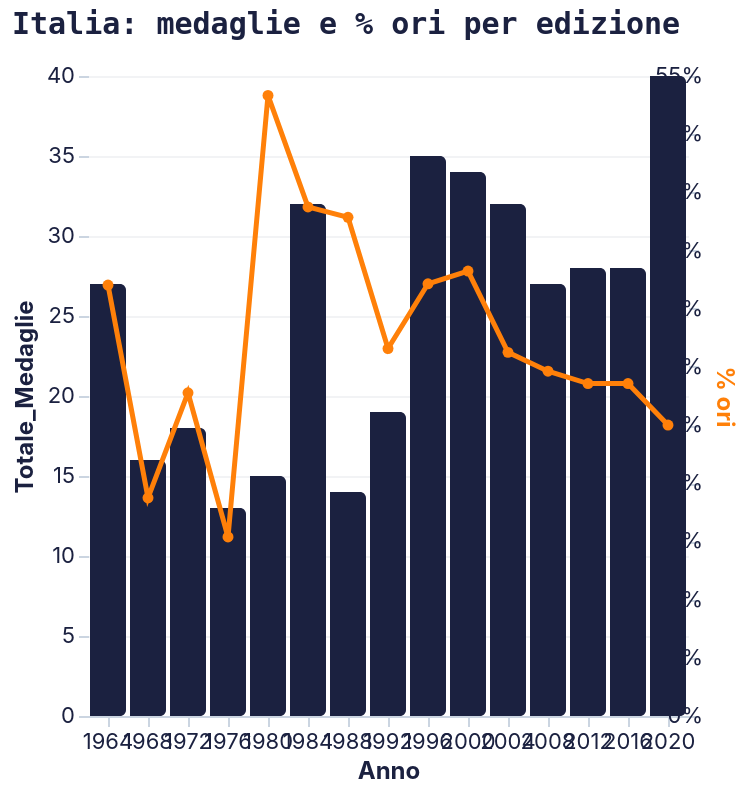

Here is the Vega-Lite specification saved for this chart:
### Vega-Lite specification from a JSON file in a GitHub repository (floating-point values rounded to 4 significant figures)
{"config": {"background": null, "view": {"stroke": null}, "title": {"font": "Space Mono, monospace", "fontSize": 15, "fontWeight": "bold", "color": "#1b2140", "anchor": "start", "offset": 12}, "axis": {"labelFont": "Inter, sans-serif", "titleFont": "Inter, sans-serif", "labelFontSize": 11, "titleFontSize": 12, "titleFontWeight": "bold", "labelColor": "#1b2140", "titleColor": "#1b2140", "gridColor": "#E5E7EB", "gridOpacity": 0.5, "domainColor": "#CBD5E1", "tickColor": "#CBD5E1", "labelAngle": 0}, "axisY": {"grid": true, "domain": false}, "axisX": {"grid": false}, "legend": {"labelFont": "Inter, sans-serif", "titleFont": "Inter, sans-serif", "labelFontSize": 11, "titleFontSize": 12, "titleFontWeight": "bold", "labelColor": "#1b2140", "titleColor": "#1b2140", "orient": "top", "direction": "horizontal", "symbolType": "circle"}, "range": {"category": ["#1b2140", "#ff8009", "#9a0641", "#ffe34a", "#e7b6af", "#64748B"], "ordinal": {"scheme": "blues"}, "heatmap": {"scheme": "blues"}, "ramp": {"scheme": "blues"}}, "bar": {"color": "#1b2140", "cornerRadiusTopRight": 3, "cornerRadiusBottomRight": 3}, "line": {"color": "#1b2140", "strokeWidth": 2.5}, "point": {"color": "#1b2140", "filled": true}, "circle": {"color": "#1b2140"}, "text": {"font": "Inter, sans-serif", "fontSize": 11, "color": "#1b2140"}, "arc": {"fill": "#1b2140"}, "area": {"fill": "#1b2140", "opacity": 0.5}}, "layer": [{"data": {"name": "data-3f689396f278b32cab7f5d253b9361b8"}, "mark": {"type": "bar"}, "encoding": {"color": {"value": "#1b2140"}, "tooltip": [{"field": "Anno", "type": "ordinal"}, {"field": "Totale_Medaglie", "type": "quantitative"}, {"field": "Medaglie_Oro", "type": "quantitative"}], "x": {"field": "Anno", "type": "ordinal"}, "y": {"field": "Totale_Medaglie", "type": "quantitative"}}}, {"data": {"name": "data-3f689396f278b32cab7f5d253b9361b8"}, "mark": {"type": "line", "point": true}, "encoding": {"color": {"value": "#ff8009"}, "tooltip": [{"field": "Anno", "type": "ordinal"}, {"field": "gs", "format": ".1%", "type": "quantitative"}], "x": {"field": "Anno", "type": "ordinal"}, "y": {"axis": {"format": "%", "titleColor": "#ff8009"}, "field": "gs", "title": "% ori", "type": "quantitative"}}}], "height": 320, "resolve": {"scale": {"y": "independent"}}, "title": "Italia: medaglie e % ori per edizione", "width": "container", "$schema": "https://vega.github.io/schema/vega-lite/v6.4.1.json", "datasets": {"data-3f689396f278b32cab7f5d253b9361b8": [{"Edizione_Olimpiadi": "1964 Summer Olympics", "ID_Edizione": 16.0, "Anno": 1964, "Nazione": "Italy", "Codice_NOC": "ITA", "Medaglie_Oro": 10.0, "Medaglie_Argento": 10.0, "Medaglie_Bronzo": 7.0, "Totale_Medaglie": 27.0, "Paese_Ospitante": "JPN", "Citta_Ospitante": "Tokyo", "Precipitazioni_Medie_mm": 832.0, "Superficie_Totale_km2": 301300.0, "Investimenti_Diretti_Esteri_perc_PIL": null, "Densita_Popolazione": 173.0, "Inflazione_Prezzi_Consumo": 4.137, "Spesa_Militare_Valuta_Locale": 383800000.0, "Spesa_Militare_perc_PIL": 2.669, "Spesa_Pubblica_Consumi_USD": null, "Spesa_Nazionale_Lorda_Valuta_Locale": null, "Interscambio_Commerciale_perc_PIL": null, "Valore_Aggiunto_Industria_perc_PIL": null, "Valore_Aggiunto_Servizi_Valuta_Locale": null, "Valore_Aggiunto_Servizi_perc_PIL": null, "Inflazione_Deflatore_PIL": 5.678, "PIL_Assoluto_USD": 50280000000.0, "PIL_Valuta_Locale": 16220000000.0, "Crescita_PIL_perc_annua": 6.674, "PIL_Pro_Capite_USD": 990.4, "RNL_Valuta_Locale": 16330000000.0, "RNL_Pro_Capite_USD": 1060.0, "Iscrizioni_Scuola_Primaria_perc": null, "Tasso_Mortalita_Neonatale": 23.33, "Tasso_Mortalita_Infantile": 41.7, "Aspettativa_di_Vita": 69.32, "Popolazione_Eta_Lavorativa_perc": 65.48, "Crescita_Demografica_perc": 0.6915, "Popolazione_Totale": 50720000.0, "Popolazione_Urbana": 30470000.0, "Tasso_Urbanizzazione_perc": 60.07, "log_pil_totale": 24.64, "log_pop": 17.74, "log_pil_pc": 6.899, "medals_per_mil": 0.5324, "host": 0, "prev_medaglie": null, "gs": 0.3704}, {"Edizione_Olimpiadi": "1968 Summer Olympics", "ID_Edizione": 17.0, "Anno": 1968, "Nazione": "Italy", "Codice_NOC": "ITA", "Medaglie_Oro": 3.0, "Medaglie_Argento": 4.0, "Medaglie_Bronzo": 9.0, "Totale_Medaglie": 16.0, "Paese_Ospitante": "MEX", "Citta_Ospitante": "Ciudad de México", "Precipitazioni_Medie_mm": 832.0, "Superficie_Totale_km2": 301300.0, "Investimenti_Diretti_Esteri_perc_PIL": null, "Densita_Popolazione": 177.8, "Inflazione_Prezzi_Consumo": 4.128, "Spesa_Militare_Valuta_Locale": 576200000.0, "Spesa_Militare_perc_PIL": 2.808, "Spesa_Pubblica_Consumi_USD": null, "Spesa_Nazionale_Lorda_Valuta_Locale": null, "Interscambio_Commerciale_perc_PIL": null, "Valore_Aggiunto_Industria_perc_PIL": null, "Valore_Aggiunto_Servizi_Valuta_Locale": null, "Valore_Aggiunto_Servizi_perc_PIL": null, "Inflazione_Deflatore_PIL": 3.924, "PIL_Assoluto_USD": 74370000000.0, "PIL_Valuta_Locale": 24000000000.0, "Crescita_PIL_perc_annua": 4.807, "PIL_Pro_Capite_USD": 1421.0, "RNL_Valuta_Locale": 24200000000.0, "RNL_Pro_Capite_USD": 1410.0, "Iscrizioni_Scuola_Primaria_perc": null, "Tasso_Mortalita_Neonatale": 22.45, "Tasso_Mortalita_Infantile": 35.17, "Aspettativa_di_Vita": 70.59, "Popolazione_Eta_Lavorativa_perc": 65.27, "Crescita_Demografica_perc": 0.7915, "Popolazione_Totale": 52300000.0, "Popolazione_Urbana": 32560000.0, "Tasso_Urbanizzazione_perc": 62.24, "log_pil_totale": 25.03, "log_pop": 17.77, "log_pil_pc": 7.26, "medals_per_mil": 0.3059, "host": 0, "prev_medaglie": 27.0, "gs": 0.1875}, {"Edizione_Olimpiadi": "1972 Summer Olympics", "ID_Edizione": 18.0, "Anno": 1972, "Nazione": "Italy", "Codice_NOC": "ITA", "Medaglie_Oro": 5.0, "Medaglie_Argento": 3.0, "Medaglie_Bronzo": 10.0, "Totale_Medaglie": 18.0, "Paese_Ospitante": "FRG", "Citta_Ospitante": "München", "Precipitazioni_Medie_mm": 832.0, "Superficie_Totale_km2": 301300.0, "Investimenti_Diretti_Esteri_perc_PIL": 0.4943, "Densita_Popolazione": 182.5, "Inflazione_Prezzi_Consumo": 3.424, "Spesa_Militare_Valuta_Locale": 713400000.0, "Spesa_Militare_perc_PIL": 2.342, "Spesa_Pubblica_Consumi_USD": 18770000000.0, "Spesa_Nazionale_Lorda_Valuta_Locale": 38280000000.0, "Interscambio_Commerciale_perc_PIL": 30.18, "Valore_Aggiunto_Industria_perc_PIL": null, "Valore_Aggiunto_Servizi_Valuta_Locale": null, "Valore_Aggiunto_Servizi_perc_PIL": null, "Inflazione_Deflatore_PIL": 4.957, "PIL_Assoluto_USD": 107800000000.0, "PIL_Valuta_Locale": 34710000000.0, "Crescita_PIL_perc_annua": 4.943, "PIL_Pro_Capite_USD": 2007.0, "RNL_Valuta_Locale": 35020000000.0, "RNL_Pro_Capite_USD": 2030.0, "Iscrizioni_Scuola_Primaria_perc": null, "Tasso_Mortalita_Neonatale": 20.62, "Tasso_Mortalita_Infantile": 30.2, "Aspettativa_di_Vita": 71.24, "Popolazione_Eta_Lavorativa_perc": 64.38, "Crescita_Demografica_perc": 0.5483, "Popolazione_Totale": 53670000.0, "Popolazione_Urbana": 34470000.0, "Tasso_Urbanizzazione_perc": 64.22, "log_pil_totale": 25.4, "log_pop": 17.8, "log_pil_pc": 7.605, "medals_per_mil": 0.3354, "host": 0, "prev_medaglie": 16.0, "gs": 0.2778}, {"Edizione_Olimpiadi": "1976 Summer Olympics", "ID_Edizione": 19.0, "Anno": 1976, "Nazione": "Italy", "Codice_NOC": "ITA", "Medaglie_Oro": 2.0, "Medaglie_Argento": 7.0, "Medaglie_Bronzo": 4.0, "Totale_Medaglie": 13.0, "Paese_Ospitante": "CAN", "Citta_Ospitante": "Montréal", "Precipitazioni_Medie_mm": 832.0, "Superficie_Totale_km2": 301300.0, "Investimenti_Diretti_Esteri_perc_PIL": 0.3563, "Densita_Popolazione": 186.7, "Inflazione_Prezzi_Consumo": 13.16, "Spesa_Militare_Valuta_Locale": 1204000000.0, "Spesa_Militare_perc_PIL": 2.158, "Spesa_Pubblica_Consumi_USD": 30180000000.0, "Spesa_Nazionale_Lorda_Valuta_Locale": 61250000000.0, "Interscambio_Commerciale_perc_PIL": 35.94, "Valore_Aggiunto_Industria_perc_PIL": null, "Valore_Aggiunto_Servizi_Valuta_Locale": null, "Valore_Aggiunto_Servizi_perc_PIL": null, "Inflazione_Deflatore_PIL": 13.9, "PIL_Assoluto_USD": 187400000000.0, "PIL_Valuta_Locale": 60240000000.0, "Crescita_PIL_perc_annua": 3.557, "PIL_Pro_Capite_USD": 3409.0, "RNL_Valuta_Locale": 60490000000.0, "RNL_Pro_Capite_USD": 3538.0, "Iscrizioni_Scuola_Primaria_perc": null, "Tasso_Mortalita_Neonatale": 17.8, "Tasso_Mortalita_Infantile": 23.45, "Aspettativa_di_Vita": 72.37, "Popolazione_Eta_Lavorativa_perc": 63.68, "Crescita_Demografica_perc": 0.6244, "Popolazione_Totale": 54920000.0, "Popolazione_Urbana": 35980000.0, "Tasso_Urbanizzazione_perc": 65.52, "log_pil_totale": 25.96, "log_pop": 17.82, "log_pil_pc": 8.134, "medals_per_mil": 0.2367, "host": 0, "prev_medaglie": 18.0, "gs": 0.1538}, {"Edizione_Olimpiadi": "1980 Summer Olympics", "ID_Edizione": 20.0, "Anno": 1980, "Nazione": "Italy", "Codice_NOC": "ITA", "Medaglie_Oro": 8.0, "Medaglie_Argento": 3.0, "Medaglie_Bronzo": 4.0, "Totale_Medaglie": 15.0, "Paese_Ospitante": "URS", "Citta_Ospitante": "Moskva", "Precipitazioni_Medie_mm": 832.0, "Superficie_Totale_km2": 301300.0, "Investimenti_Diretti_Esteri_perc_PIL": 0.1856, "Densita_Popolazione": 190.5, "Inflazione_Prezzi_Consumo": 15.16, "Spesa_Militare_Valuta_Locale": 2280000000.0, "Spesa_Militare_perc_PIL": 1.868, "Spesa_Pubblica_Consumi_USD": 47640000000.0, "Spesa_Nazionale_Lorda_Valuta_Locale": 129700000000.0, "Interscambio_Commerciale_perc_PIL": 41.9, "Valore_Aggiunto_Industria_perc_PIL": null, "Valore_Aggiunto_Servizi_Valuta_Locale": null, "Valore_Aggiunto_Servizi_perc_PIL": null, "Inflazione_Deflatore_PIL": 16.33, "PIL_Assoluto_USD": 298400000000.0, "PIL_Valuta_Locale": 130600000000.0, "Crescita_PIL_perc_annua": 4.721, "PIL_Pro_Capite_USD": 5322.0, "RNL_Valuta_Locale": 131000000000.0, "RNL_Pro_Capite_USD": 5325.0, "Iscrizioni_Scuola_Primaria_perc": null, "Tasso_Mortalita_Neonatale": 13.5, "Tasso_Mortalita_Infantile": 16.82, "Aspettativa_di_Vita": 73.51, "Popolazione_Eta_Lavorativa_perc": 63.78, "Crescita_Demografica_perc": 0.3923, "Popolazione_Totale": 56040000.0, "Popolazione_Urbana": 37250000.0, "Tasso_Urbanizzazione_perc": 66.48, "log_pil_totale": 26.42, "log_pop": 17.84, "log_pil_pc": 8.58, "medals_per_mil": 0.2677, "host": 0, "prev_medaglie": 13.0, "gs": 0.5333}, {"Edizione_Olimpiadi": "1984 Summer Olympics", "ID_Edizione": 21.0, "Anno": 1984, "Nazione": "Italy", "Codice_NOC": "ITA", "Medaglie_Oro": 14.0, "Medaglie_Argento": 6.0, "Medaglie_Bronzo": 12.0, "Totale_Medaglie": 32.0, "Paese_Ospitante": "USA", "Citta_Ospitante": "Los Angeles", "Precipitazioni_Medie_mm": 832.0, "Superficie_Totale_km2": 301300.0, "Investimenti_Diretti_Esteri_perc_PIL": 0.1985, "Densita_Popolazione": 192.1, "Inflazione_Prezzi_Consumo": 17.54, "Spesa_Militare_Valuta_Locale": 5017000000.0, "Spesa_Militare_perc_PIL": 1.902, "Spesa_Pubblica_Consumi_USD": 78460000000.0, "Spesa_Nazionale_Lorda_Valuta_Locale": 282200000000.0, "Interscambio_Commerciale_perc_PIL": 42.89, "Valore_Aggiunto_Industria_perc_PIL": null, "Valore_Aggiunto_Servizi_Valuta_Locale": null, "Valore_Aggiunto_Servizi_perc_PIL": null, "Inflazione_Deflatore_PIL": 18.06, "PIL_Assoluto_USD": 445600000000.0, "PIL_Valuta_Locale": 278100000000.0, "Crescita_PIL_perc_annua": 1.464, "PIL_Pro_Capite_USD": 7885.0, "RNL_Valuta_Locale": 278100000000.0, "RNL_Pro_Capite_USD": 8268.0, "Iscrizioni_Scuola_Primaria_perc": null, "Tasso_Mortalita_Neonatale": 10.25, "Tasso_Mortalita_Infantile": 13.03, "Aspettativa_di_Vita": 74.44, "Popolazione_Eta_Lavorativa_perc": 65.45, "Crescita_Demografica_perc": 0.1091, "Popolazione_Totale": 56510000.0, "Popolazione_Urbana": 37800000.0, "Tasso_Urbanizzazione_perc": 66.88, "log_pil_totale": 26.82, "log_pop": 17.85, "log_pil_pc": 8.973, "medals_per_mil": 0.5663, "host": 0, "prev_medaglie": 15.0, "gs": 0.4375}, {"Edizione_Olimpiadi": "1988 Summer Olympics", "ID_Edizione": 22.0, "Anno": 1988, "Nazione": "Italy", "Codice_NOC": "ITA", "Medaglie_Oro": 6.0, "Medaglie_Argento": 4.0, "Medaglie_Bronzo": 4.0, "Totale_Medaglie": 14.0, "Paese_Ospitante": "KOR", "Citta_Ospitante": "Seoul", "Precipitazioni_Medie_mm": 832.0, "Superficie_Totale_km2": 301300.0, "Investimenti_Diretti_Esteri_perc_PIL": 0.2573, "Densita_Popolazione": 192.4, "Inflazione_Prezzi_Consumo": 7.643, "Spesa_Militare_Valuta_Locale": 8835000000.0, "Spesa_Militare_perc_PIL": 1.996, "Spesa_Pubblica_Consumi_USD": 107000000000.0, "Spesa_Nazionale_Lorda_Valuta_Locale": 469800000000.0, "Interscambio_Commerciale_perc_PIL": 39.11, "Valore_Aggiunto_Industria_perc_PIL": null, "Valore_Aggiunto_Servizi_Valuta_Locale": null, "Valore_Aggiunto_Servizi_perc_PIL": null, "Inflazione_Deflatore_PIL": 8.359, "PIL_Assoluto_USD": 585400000000.0, "PIL_Valuta_Locale": 470000000000.0, "Crescita_PIL_perc_annua": 3.019, "PIL_Pro_Capite_USD": 10340.0, "RNL_Valuta_Locale": 468600000000.0, "RNL_Pro_Capite_USD": 9355.0, "Iscrizioni_Scuola_Primaria_perc": null, "Tasso_Mortalita_Neonatale": 8.125, "Tasso_Mortalita_Infantile": 10.28, "Aspettativa_di_Vita": 75.71, "Popolazione_Eta_Lavorativa_perc": 67.61, "Crescita_Demografica_perc": 0.01673, "Popolazione_Totale": 56590000.0, "Popolazione_Urbana": 37820000.0, "Tasso_Urbanizzazione_perc": 66.82, "log_pil_totale": 27.1, "log_pop": 17.85, "log_pil_pc": 9.244, "medals_per_mil": 0.2474, "host": 0, "prev_medaglie": 32.0, "gs": 0.4286}, {"Edizione_Olimpiadi": "1992 Summer Olympics", "ID_Edizione": 23.0, "Anno": 1992, "Nazione": "Italy", "Codice_NOC": "ITA", "Medaglie_Oro": 6.0, "Medaglie_Argento": 5.0, "Medaglie_Bronzo": 8.0, "Totale_Medaglie": 19.0, "Paese_Ospitante": "ESP", "Citta_Ospitante": "Barcelona", "Precipitazioni_Medie_mm": 832.0, "Superficie_Totale_km2": 301300.0, "Investimenti_Diretti_Esteri_perc_PIL": 0.4329, "Densita_Popolazione": 192.8, "Inflazione_Prezzi_Consumo": 6.006, "Spesa_Militare_Valuta_Locale": 12720000000.0, "Spesa_Militare_perc_PIL": 1.96, "Spesa_Pubblica_Consumi_USD": 205700000000.0, "Spesa_Nazionale_Lorda_Valuta_Locale": 699100000000.0, "Interscambio_Commerciale_perc_PIL": 35.51, "Valore_Aggiunto_Industria_perc_PIL": 27.47, "Valore_Aggiunto_Servizi_Valuta_Locale": 463300000000.0, "Valore_Aggiunto_Servizi_perc_PIL": 60.44, "Inflazione_Deflatore_PIL": 7.336, "PIL_Assoluto_USD": 1064000000000.0, "PIL_Valuta_Locale": 698300000000.0, "Crescita_PIL_perc_annua": 2.777, "PIL_Pro_Capite_USD": 18770.0, "RNL_Valuta_Locale": 692000000000.0, "RNL_Pro_Capite_USD": 18110.0, "Iscrizioni_Scuola_Primaria_perc": null, "Tasso_Mortalita_Neonatale": 6.6, "Tasso_Mortalita_Infantile": 8.55, "Aspettativa_di_Vita": 76.8, "Popolazione_Eta_Lavorativa_perc": 68.52, "Crescita_Demografica_perc": 0.06907, "Popolazione_Totale": 56690000.0, "Popolazione_Urbana": 37830000.0, "Tasso_Urbanizzazione_perc": 66.72, "log_pil_totale": 27.69, "log_pop": 17.85, "log_pil_pc": 9.84, "medals_per_mil": 0.3351, "host": 0, "prev_medaglie": 14.0, "gs": 0.3158}, {"Edizione_Olimpiadi": "1996 Summer Olympics", "ID_Edizione": 24.0, "Anno": 1996, "Nazione": "Italy", "Codice_NOC": "ITA", "Medaglie_Oro": 13.0, "Medaglie_Argento": 10.0, "Medaglie_Bronzo": 12.0, "Totale_Medaglie": 35.0, "Paese_Ospitante": "USA", "Citta_Ospitante": "Atlanta", "Precipitazioni_Medie_mm": 832.0, "Superficie_Totale_km2": 301300.0, "Investimenti_Diretti_Esteri_perc_PIL": 0.2995, "Densita_Popolazione": 193.2, "Inflazione_Prezzi_Consumo": 4.796, "Spesa_Militare_Valuta_Locale": 14610000000.0, "Spesa_Militare_perc_PIL": 1.678, "Spesa_Pubblica_Consumi_USD": 218600000000.0, "Spesa_Nazionale_Lorda_Valuta_Locale": 881600000000.0, "Interscambio_Commerciale_perc_PIL": 39.61, "Valore_Aggiunto_Industria_perc_PIL": 26.31, "Valore_Aggiunto_Servizi_Valuta_Locale": 555200000000.0, "Valore_Aggiunto_Servizi_perc_PIL": 61.38, "Inflazione_Deflatore_PIL": 4.18, "PIL_Assoluto_USD": 1167000000000.0, "PIL_Valuta_Locale": 904400000000.0, "Crescita_PIL_perc_annua": 1.255, "PIL_Pro_Capite_USD": 20540.0, "RNL_Valuta_Locale": 891400000000.0, "RNL_Pro_Capite_USD": 21570.0, "Iscrizioni_Scuola_Primaria_perc": null, "Tasso_Mortalita_Neonatale": 5.175, "Tasso_Mortalita_Infantile": 7.05, "Aspettativa_di_Vita": 77.81, "Popolazione_Eta_Lavorativa_perc": 68.73, "Crescita_Demografica_perc": 0.03776, "Popolazione_Totale": 56830000.0, "Popolazione_Urbana": 37940000.0, "Tasso_Urbanizzazione_perc": 66.75, "log_pil_totale": 27.79, "log_pop": 17.86, "log_pil_pc": 9.93, "medals_per_mil": 0.6159, "host": 0, "prev_medaglie": 19.0, "gs": 0.3714}, {"Edizione_Olimpiadi": "2000 Summer Olympics", "ID_Edizione": 25.0, "Anno": 2000, "Nazione": "Italy", "Codice_NOC": "ITA", "Medaglie_Oro": 13.0, "Medaglie_Argento": 8.0, "Medaglie_Bronzo": 13.0, "Totale_Medaglie": 34.0, "Paese_Ospitante": "AUS", "Citta_Ospitante": "Sydney", "Precipitazioni_Medie_mm": 832.0, "Superficie_Totale_km2": 301300.0, "Investimenti_Diretti_Esteri_perc_PIL": 0.3317, "Densita_Popolazione": 193.4, "Inflazione_Prezzi_Consumo": 2.417, "Spesa_Militare_Valuta_Locale": 18170000000.0, "Spesa_Militare_perc_PIL": 1.628, "Spesa_Pubblica_Consumi_USD": 223300000000.0, "Spesa_Nazionale_Lorda_Valuta_Locale": 1080000000000.0, "Interscambio_Commerciale_perc_PIL": 44.2, "Valore_Aggiunto_Industria_perc_PIL": 25.2, "Valore_Aggiunto_Servizi_Valuta_Locale": 691400000000.0, "Valore_Aggiunto_Servizi_perc_PIL": 61.98, "Inflazione_Deflatore_PIL": 2.691, "PIL_Assoluto_USD": 1272000000000.0, "PIL_Valuta_Locale": 1115000000000.0, "Crescita_PIL_perc_annua": 1.688, "PIL_Pro_Capite_USD": 22360.0, "RNL_Valuta_Locale": 1109000000000.0, "RNL_Pro_Capite_USD": 22140.0, "Iscrizioni_Scuola_Primaria_perc": null, "Tasso_Mortalita_Neonatale": 4.075, "Tasso_Mortalita_Infantile": 5.475, "Aspettativa_di_Vita": 78.94, "Popolazione_Eta_Lavorativa_perc": 68.12, "Crescita_Demografica_perc": 0.03165, "Popolazione_Totale": 56890000.0, "Popolazione_Urbana": 38110000.0, "Tasso_Urbanizzazione_perc": 66.99, "log_pil_totale": 27.87, "log_pop": 17.86, "log_pil_pc": 10.01, "medals_per_mil": 0.5976, "host": 0, "prev_medaglie": 35.0, "gs": 0.3824}, {"Edizione_Olimpiadi": "2004 Summer Olympics", "ID_Edizione": 26.0, "Anno": 2004, "Nazione": "Italy", "Codice_NOC": "ITA", "Medaglie_Oro": 10.0, "Medaglie_Argento": 11.0, "Medaglie_Bronzo": 11.0, "Totale_Medaglie": 32.0, "Paese_Ospitante": "GRE", "Citta_Ospitante": "Athina", "Precipitazioni_Medie_mm": 832.0, "Superficie_Totale_km2": 302100.0, "Investimenti_Diretti_Esteri_perc_PIL": 1.249, "Densita_Popolazione": 193.1, "Inflazione_Prezzi_Consumo": 2.615, "Spesa_Militare_Valuta_Locale": 22530000000.0, "Spesa_Militare_perc_PIL": 1.698, "Spesa_Pubblica_Consumi_USD": 238600000000.0, "Spesa_Nazionale_Lorda_Valuta_Locale": 1316000000000.0, "Interscambio_Commerciale_perc_PIL": 48.5, "Valore_Aggiunto_Industria_perc_PIL": 23.7, "Valore_Aggiunto_Servizi_Valuta_Locale": 847900000000.0, "Valore_Aggiunto_Servizi_perc_PIL": 63.87, "Inflazione_Deflatore_PIL": 2.823, "PIL_Assoluto_USD": 1297000000000.0, "PIL_Valuta_Locale": 1327000000000.0, "Crescita_PIL_perc_annua": 1.556, "PIL_Pro_Capite_USD": 22700.0, "RNL_Valuta_Locale": 1322000000000.0, "RNL_Pro_Capite_USD": 21880.0, "Iscrizioni_Scuola_Primaria_perc": 102.7, "Tasso_Mortalita_Neonatale": 3.2, "Tasso_Mortalita_Infantile": 4.4, "Aspettativa_di_Vita": 80.03, "Popolazione_Eta_Lavorativa_perc": 67.11, "Crescita_Demografica_perc": 0.2112, "Popolazione_Totale": 57100000.0, "Popolazione_Urbana": 38440000.0, "Tasso_Urbanizzazione_perc": 67.31, "log_pil_totale": 27.89, "log_pop": 17.86, "log_pil_pc": 10.03, "medals_per_mil": 0.5604, "host": 0, "prev_medaglie": 34.0, "gs": 0.3125}, {"Edizione_Olimpiadi": "2008 Summer Olympics", "ID_Edizione": 53.0, "Anno": 2008, "Nazione": "Italy", "Codice_NOC": "ITA", "Medaglie_Oro": 8.0, "Medaglie_Argento": 9.0, "Medaglie_Bronzo": 10.0, "Totale_Medaglie": 27.0, "Paese_Ospitante": "CHN", "Citta_Ospitante": "Beijing", "Precipitazioni_Medie_mm": 832.0, "Superficie_Totale_km2": 302100.0, "Investimenti_Diretti_Esteri_perc_PIL": 2.24, "Densita_Popolazione": 197.1, "Inflazione_Prezzi_Consumo": 2.028, "Spesa_Militare_Valuta_Locale": 23820000000.0, "Spesa_Militare_perc_PIL": 1.556, "Spesa_Pubblica_Consumi_USD": 377900000000.0, "Spesa_Nazionale_Lorda_Valuta_Locale": 1537000000000.0, "Interscambio_Commerciale_perc_PIL": 51.04, "Valore_Aggiunto_Industria_perc_PIL": 23.09, "Valore_Aggiunto_Servizi_Valuta_Locale": 991400000000.0, "Valore_Aggiunto_Servizi_perc_PIL": 64.62, "Inflazione_Deflatore_PIL": 2.349, "PIL_Assoluto_USD": 1965000000000.0, "PIL_Valuta_Locale": 1535000000000.0, "Crescita_PIL_perc_annua": 1.375, "PIL_Pro_Capite_USD": 33690.0, "RNL_Valuta_Locale": 1536000000000.0, "RNL_Pro_Capite_USD": 32750.0, "Iscrizioni_Scuola_Primaria_perc": 103.9, "Tasso_Mortalita_Neonatale": 2.65, "Tasso_Mortalita_Infantile": 3.75, "Aspettativa_di_Vita": 81.07, "Popolazione_Eta_Lavorativa_perc": 66.14, "Crescita_Demografica_perc": 0.5842, "Popolazione_Totale": 58290000.0, "Popolazione_Urbana": 39430000.0, "Tasso_Urbanizzazione_perc": 67.64, "log_pil_totale": 28.31, "log_pop": 17.88, "log_pil_pc": 10.43, "medals_per_mil": 0.4632, "host": 0, "prev_medaglie": 32.0, "gs": 0.2963}, {"Edizione_Olimpiadi": "2012 Summer Olympics", "ID_Edizione": 54.0, "Anno": 2012, "Nazione": "Italy", "Codice_NOC": "ITA", "Medaglie_Oro": 8.0, "Medaglie_Argento": 9.0, "Medaglie_Bronzo": 11.0, "Totale_Medaglie": 28.0, "Paese_Ospitante": "GBR", "Citta_Ospitante": "London", "Precipitazioni_Medie_mm": 832.0, "Superficie_Totale_km2": 302100.0, "Investimenti_Diretti_Esteri_perc_PIL": 0.5789, "Densita_Popolazione": 201.7, "Inflazione_Prezzi_Consumo": 2.107, "Spesa_Militare_Valuta_Locale": 24540000000.0, "Spesa_Militare_perc_PIL": 1.51, "Spesa_Pubblica_Consumi_USD": 455000000000.0, "Spesa_Nazionale_Lorda_Valuta_Locale": 1644000000000.0, "Interscambio_Commerciale_perc_PIL": 51.37, "Valore_Aggiunto_Industria_perc_PIL": 21.8, "Valore_Aggiunto_Servizi_Valuta_Locale": 1075000000000.0, "Valore_Aggiunto_Servizi_perc_PIL": 66.1, "Inflazione_Deflatore_PIL": 1.626, "PIL_Assoluto_USD": 2270000000000.0, "PIL_Valuta_Locale": 1626000000000.0, "Crescita_PIL_perc_annua": -1.026, "PIL_Pro_Capite_USD": 38050.0, "RNL_Valuta_Locale": 1620000000000.0, "RNL_Pro_Capite_USD": 37780.0, "Iscrizioni_Scuola_Primaria_perc": 101.4, "Tasso_Mortalita_Neonatale": 2.425, "Tasso_Mortalita_Infantile": 3.4, "Aspettativa_di_Vita": 81.84, "Popolazione_Eta_Lavorativa_perc": 65.56, "Crescita_Demografica_perc": 0.5349, "Popolazione_Totale": 59650000.0, "Popolazione_Urbana": 40650000.0, "Tasso_Urbanizzazione_perc": 68.14, "log_pil_totale": 28.45, "log_pop": 17.9, "log_pil_pc": 10.55, "medals_per_mil": 0.4694, "host": 0, "prev_medaglie": 27.0, "gs": 0.2857}, {"Edizione_Olimpiadi": "2016 Summer Olympics", "ID_Edizione": 59.0, "Anno": 2016, "Nazione": "Italy", "Codice_NOC": "ITA", "Medaglie_Oro": 8.0, "Medaglie_Argento": 12.0, "Medaglie_Bronzo": 8.0, "Totale_Medaglie": 28.0, "Paese_Ospitante": "BRA", "Citta_Ospitante": "Rio de Janeiro", "Precipitazioni_Medie_mm": 832.0, "Superficie_Totale_km2": 302100.0, "Investimenti_Diretti_Esteri_perc_PIL": 0.6033, "Densita_Popolazione": 203.8, "Inflazione_Prezzi_Consumo": 1.135, "Spesa_Militare_Valuta_Locale": 21660000000.0, "Spesa_Militare_perc_PIL": 1.322, "Spesa_Pubblica_Consumi_USD": 402800000000.0, "Spesa_Nazionale_Lorda_Valuta_Locale": 1601000000000.0, "Interscambio_Commerciale_perc_PIL": 54.7, "Valore_Aggiunto_Industria_perc_PIL": 20.47, "Valore_Aggiunto_Servizi_Valuta_Locale": 1091000000000.0, "Valore_Aggiunto_Servizi_perc_PIL": 66.6, "Inflazione_Deflatore_PIL": 1.128, "PIL_Assoluto_USD": 2067000000000.0, "PIL_Valuta_Locale": 1638000000000.0, "Crescita_PIL_perc_annua": -1.015, "PIL_Pro_Capite_USD": 34310.0, "RNL_Valuta_Locale": 1634000000000.0, "RNL_Pro_Capite_USD": 35120.0, "Iscrizioni_Scuola_Primaria_perc": 100.6, "Tasso_Mortalita_Neonatale": 2.2, "Tasso_Mortalita_Infantile": 3.1, "Aspettativa_di_Vita": 82.64, "Popolazione_Eta_Lavorativa_perc": 64.63, "Crescita_Demografica_perc": 0.0843, "Popolazione_Totale": 60260000.0, "Popolazione_Urbana": 41770000.0, "Tasso_Urbanizzazione_perc": 69.31, "log_pil_totale": 28.36, "log_pop": 17.91, "log_pil_pc": 10.44, "medals_per_mil": 0.4646, "host": 0, "prev_medaglie": 28.0, "gs": 0.2857}, {"Edizione_Olimpiadi": "2020 Summer Olympics", "ID_Edizione": 61.0, "Anno": 2020, "Nazione": "Italy", "Codice_NOC": "ITA", "Medaglie_Oro": 10.0, "Medaglie_Argento": 10.0, "Medaglie_Bronzo": 20.0, "Totale_Medaglie": 40.0, "Paese_Ospitante": "JPN", "Citta_Ospitante": "Tokyo", "Precipitazioni_Medie_mm": 832.0, "Superficie_Totale_km2": 302100.0, "Investimenti_Diretti_Esteri_perc_PIL": 1.42, "Densita_Popolazione": 202.9, "Inflazione_Prezzi_Consumo": 0.7203, "Spesa_Militare_Valuta_Locale": 23460000000.0, "Spesa_Militare_perc_PIL": 1.335, "Spesa_Pubblica_Consumi_USD": 374000000000.0, "Spesa_Nazionale_Lorda_Valuta_Locale": 1708000000000.0, "Interscambio_Commerciale_perc_PIL": 57.5, "Valore_Aggiunto_Industria_perc_PIL": 20.86, "Valore_Aggiunto_Servizi_Valuta_Locale": 1164000000000.0, "Valore_Aggiunto_Servizi_perc_PIL": 66.23, "Inflazione_Deflatore_PIL": 1.019, "PIL_Assoluto_USD": 1994000000000.0, "PIL_Valuta_Locale": 1758000000000.0, "Crescita_PIL_perc_annua": 1.024, "PIL_Pro_Capite_USD": 33240.0, "RNL_Valuta_Locale": 1770000000000.0, "RNL_Pro_Capite_USD": 33340.0, "Iscrizioni_Scuola_Primaria_perc": 102.1, "Tasso_Mortalita_Neonatale": 1.95, "Tasso_Mortalita_Infantile": 2.75, "Aspettativa_di_Vita": 83.26, "Popolazione_Eta_Lavorativa_perc": 64.01, "Crescita_Demografica_perc": -0.2086, "Popolazione_Totale": 60000000.0, "Popolazione_Urbana": 41710000.0, "Tasso_Urbanizzazione_perc": 69.53, "log_pil_totale": 28.32, "log_pop": 17.91, "log_pil_pc": 10.41, "medals_per_mil": 0.6667, "host": 0, "prev_medaglie": 28.0, "gs": 0.25}]}}
